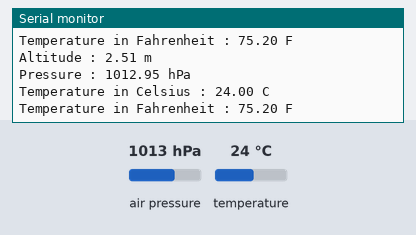
Bench run of a sketch on a simulated Arduino Uno, built with avr-gcc and run on an emulated ATmega328P. Shown: the last lines printed to the serial monitor. Wiring (inferred from the names in the program): BMP180 pressure sensor at I2C address 0x77. The test bench sets the inputs (shaded band); at power-on: air pressure 1013 hPa, temperature 24 °C.

Above: at 2.0 s.
2.1 s: air pressure set to 1025 hPa
At 3.2 s:
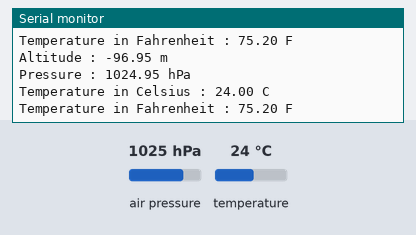
5.7 s: temperature set to 12 °C
At 7.0 s:
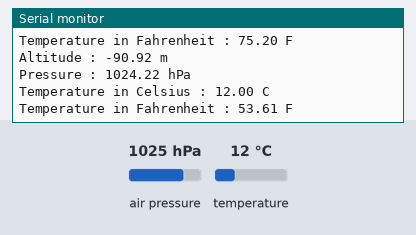
7.2 s: air pressure set to 952 hPa
At 8.5 s:
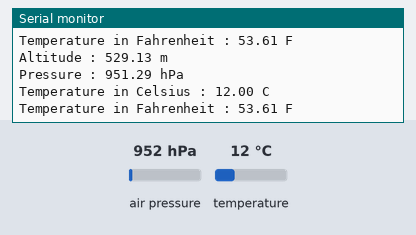
Timing chart, 0 to 10.2 s (numbered marks = the images above; inputs shaded):
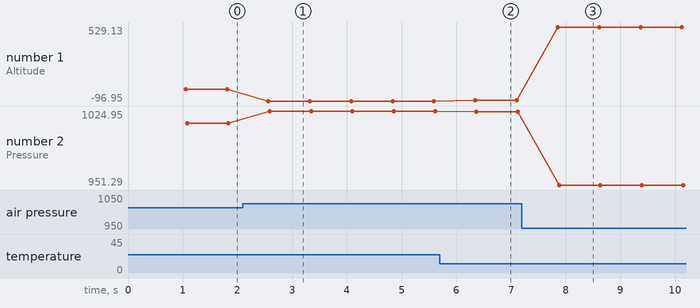

The sketch:

BMP180.ino
```cpp
// (licence header left out)
#include <Wire.h>

// BMP180 I2C address is 0x77(109)
#define Addr 0x77

int coff[11] = {0};
unsigned int AC4 = 0, AC5 = 0, AC6 = 0;
unsigned int data[3] = {0};

void setup()
{
  // Initialise I2C communication as MASTER
  Wire.begin();
  // Initialise serial communication, set baud rate = 9600
  Serial.begin(9600);

  for (int i = 0; i < 11; i++)
  {
    // Start I2C Transmission
    Wire.beginTransmission(Addr);
    // Select data register
    Wire.write((170 + (2 * i)));
    // Stop I2C Transmission
    Wire.endTransmission(true);

    // Request 2 bytes of data
    Wire.requestFrom(Addr, 2);

    // Read 2 bytes of data
    // coff msb, coff lsb
    if (Wire.available() == 2)
    {
      data[0] = Wire.read();
      data[1] = Wire.read();
    }

    delay(50);
    coff[i] = data[0] * 256 + data[1];
    if ((coff[i] > 32767) && (i != 3) && (i != 4) && (i != 5))
    {
      coff[i] -= 65536;
    }
  }
  AC4 = coff[3];
  AC5 = coff[4];
  AC6 = coff[5];
  delay(300);
}

void loop()
{
  // Start I2C Transmission
  Wire.beginTransmission(Addr);
  // Select measurement control register
  Wire.write(0xF4);
  // Enable temperature measurement
  Wire.write(0x2E);
  // Stop I2C Transmission
  Wire.endTransmission();
  delay(100);

  // Start I2C Transmission
  Wire.beginTransmission(Addr);
  // Select data register
  Wire.write(0xF6);
  // Stop I2C Transmission
  Wire.endTransmission();

  // Request 2 bytes of data
  Wire.requestFrom(Addr, 2);

  // Read 2 bytes of data
  // temp msb, temp lsb
  if (Wire.available() == 2)
  {
    data[0] = Wire.read();
    data[1] = Wire.read();
  }

  // Convert the data
  float temp = ((data[0] * 256.0) + data[1]);

  // Start I2C Transmission
  Wire.beginTransmission(Addr);
  // Select measurement control register
  Wire.write(0xF4);
  // Enable pressure measurement, OSS = 1
  Wire.write(0x74);
  // Stop I2C Transmission
  Wire.endTransmission();
  delay(100);

  // Start I2C Transmission
  Wire.beginTransmission(Addr);
  // Select data register
  Wire.write(0xF6);
  // Stop I2C Transmission
  Wire.endTransmission();
  // Request 3 bytes of data
  Wire.requestFrom(Addr, 3);

  // Read 3 bytes of data
  // pres msb1, pres msb, pres lsb
  if (Wire.available() == 3)
  {
    data[0] = Wire.read();
    data[1] = Wire.read();
    data[2] = Wire.read();
  }

  // Convert the data
  long long pres = (((long long)data[0] * (long long)65536) + ((long)data[1] * 256) + data[2]) / 128;

  // Callibration for Temperature
  double X1 = (temp - AC6) * AC5 / 32768.0;
  double X2 = ((double)coff[9] * 2048.0) / (X1 + coff[10]);
  double B5 = X1 + X2;
  float cTemp = ((B5 + 8.0) / 16.0) / 10.0;
  float fTemp = cTemp * 1.8 + 32;

  // Calibration for Pressure
  double B6 = B5 - 4000;
  X1 = (coff[7] * ((long)B6 * (long)B6 / 4096.0)) / 2048.0;
  X2 = coff[1] * B6 / 2048.0;
  double X3 = X1 + X2;
  double B3 = (((coff[0] * 4 + X3) * 2) + 2) / 4.0;
  X1 = coff[2] * B6 / 8192.0;
  X2 = (coff[6] * ((long)B6 * (long)B6 / 2048.0)) / 65536.0;
  X3 = ((X1 + X2) + 2) / 4.0;
  double B4 = AC4 * (X3 + 32768) / 32768.0;
  long long B7 = (((unsigned long long )pres - (unsigned long long )B3) * ((unsigned long long )25000.0));
  float pressure = 0.0;
  if (B7 < 2147483648)
  {
    pressure = (B7 * 2) / B4;
  }
  else
  {
    pressure = (B7 / B4) * 2;
  }
  X1 = (pressure / 256.0) * (pressure / 256.0);
  X1 = (X1 * 3038.0) / 65536.0;
  X2 = ((-7357) * pressure) / 65536.0;
  pressure = (pressure + (X1 + X2 + 3791) / 16.0) / 100;

  // Calculate Altitude
  float height = 44330 * (1 - pow((pressure / 1013.25), 0.1903));

  // Output data to serial monitor
  Serial.print("Altitude : ");
  Serial.print(height);
  Serial.println(" m");
  Serial.print("Pressure : ");
  Serial.print(pressure);
  Serial.println(" hPa");
  Serial.print("Temperature in Celsius : ");
  Serial.print(cTemp);
  Serial.println(" C");
  Serial.print("Temperature in Fahrenheit : ");
  Serial.print(fTemp);
  Serial.println(" F");
  delay(500);
}
```

Measured:
- after the input at 2.1 s, the serial monitor: prints a new line after 0.47 s (image 1)
- after the input at 5.7 s, the serial monitor: prints a new line after 0.65 s (image 2)
- after the input at 7.2 s, the serial monitor: prints a new line after 0.66 s (image 3)
- plotted number 1: 2.51 → -96.95 after the input at 2.1 s, -96.95 → -90.92 after the input at 5.7 s, -90.92 → 529.13 after the input at 7.2 s
- plotted number 2: 1012.95 → 1024.95 after the input at 2.1 s, 1024.95 → 1024.22 after the input at 5.7 s, 1024.22 → 951.29 after the input at 7.2 s
